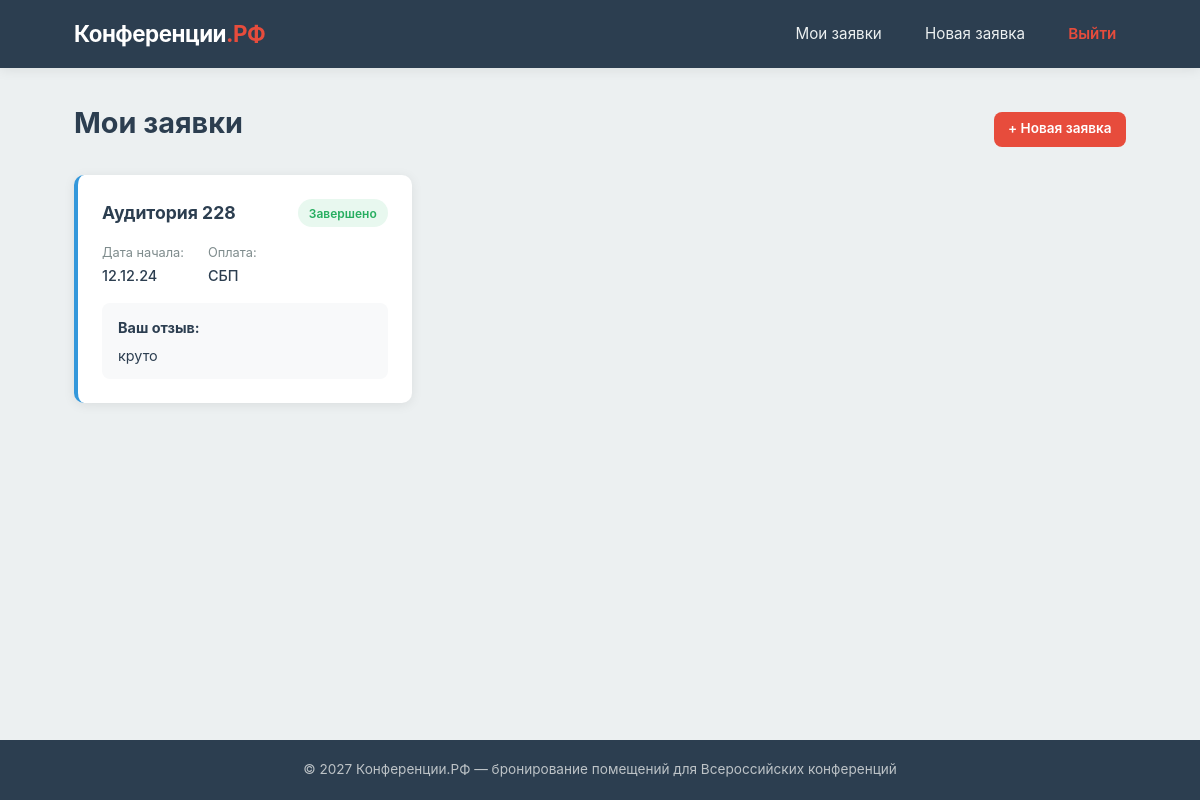
Page /requests (signed in) on the committed database.
### tables this page shows
CREATE TABLE requests (
        id INTEGER PRIMARY KEY AUTOINCREMENT,
        user_id INTEGER,
        room_name TEXT NOT NULL,
        start_date TEXT NOT NULL,
        payment_method TEXT NOT NULL,
        status TEXT DEFAULT 'Новая',
        review TEXT,
        FOREIGN KEY (user_id) REFERENCES users (id)
    );

### routers/requests.py (the view)
@router.get("/requests", response_class=HTMLResponse)
async def view_requests(request: Request, db: sqlite3.Connection = Depends(get_db)):
    if "user_id" not in request.session:
        return RedirectResponse(url="/login", status_code=303)
    cursor = db.cursor()
    user_requests = cursor.execute(
        "SELECT * FROM requests WHERE user_id = ?",
        (request.session["user_id"],)
    ).fetchall()
    return templates.TemplateResponse(
        request, "requests.html", {"requests": user_requests}
    )

### templates/requests.html (shortened to what this page needs)
{% extends "base.html" %}
{% block content %}
<section class="page-section">
    <div class="page-header">
        <h1>Мои заявки</h1>
        <a href="/create_request" class="btn btn-primary btn-small">+ Новая заявка</a>
    </div>
    {% if requests %}
        <div class="requests-grid" data-testid="req-list">
            {% for req in requests %}
                <article class="request-card">
                    <header class="request-header">
                        <h3>{{ req.room_name }}</h3>
                        <span class="status status-{{ req.status|replace(' ', '-')|lower }}">
                            {{ req.status }}
                        </span>
                    </header>
                    <dl class="request-details">
                        <div>
                            <dt>Дата начала:</dt>
                            <dd>{{ req.start_date }}</dd>
                        </div>
                        <div>
                            <dt>Оплата:</dt>
                            <dd>{{ req.payment_method }}</dd>
                        </div>
                    </dl>
                    {% if req.status == 'Завершено' %}
                        {% if req.review %}
                            <div class="review-block">
                                <strong>Ваш отзыв:</strong>
                                <p>{{ req.review }}</p>
                            </div>
                        {% endif %}
                    {% endif %}
                </article>
            {% endfor %}
        </div>
    {% else %}
        <div class="empty-state">
            <p>У вас пока нет заявок.</p>
            <a href="/create_request" class="btn btn-primary">Создать первую заявку</a>
        </div>
    {% endif %}
</section>
{% endblock %}

### static/style.css (style rules this page uses)
* { margin: 0; padding: 0; box-sizing: border-box; }
:root { --color-primary: #2c3e50; --color-accent: #e74c3c; --color-secondary: #3498db; --color-bg: #ecf0f1; --color-card: #ffffff; --color-text: #2c3e50; --color-muted: #7f8c8d; --color-success: #27ae60; --color-warning: #f39c12; --color-error: #e74c3c; --radius: 10px; --shadow: 0 2px 12px rgba(0, 0, 0, 0.08); --shadow-hover: 0 6px 20px rgba(0, 0, 0, 0.15); --transition: all 0.3s ease; }
body { font-family: -apple-system, BlinkMacSystemFont, "Segoe UI", Roboto, Arial, sans-serif; background: var(--color-bg); color: var(--color-text); line-height: 1.6; min-height: 100vh; display: flex; flex-direction: column; }
.page-section { animation: fadeIn 0.5s ease; }
.page-header { display: flex; justify-content: space-between; align-items: center; margin-bottom: 1.5rem; flex-wrap: wrap; gap: 1rem; }
h1 { font-size: 1.8rem; color: var(--color-primary); margin-bottom: 0.3rem; }
.btn { display: inline-block; padding: 0.75rem 1.5rem; border: none; border-radius: 8px; font-size: 0.95rem; font-weight: 600; cursor: pointer; text-decoration: none; text-align: center; transition: var(--transition); font-family: inherit; }
.btn-primary { background: var(--color-accent); color: #fff; width: 100%; margin-top: 0.5rem; }
.btn-small { padding: 0.4rem 0.9rem; font-size: 0.85rem; width: auto; }
.requests-grid { display: grid; grid-template-columns: repeat(auto-fill, minmax(320px, 1fr)); gap: 1.2rem; }
.request-card { background: var(--color-card); border-radius: var(--radius); padding: 1.5rem; box-shadow: var(--shadow); transition: var(--transition); border-left: 4px solid var(--color-secondary); animation: fadeIn 0.4s ease; }
.request-header { display: flex; justify-content: space-between; align-items: flex-start; gap: 1rem; margin-bottom: 1rem; }
.request-header h3 { font-size: 1.1rem; color: var(--color-primary); }
.status { display: inline-block; padding: 0.3rem 0.7rem; border-radius: 20px; font-size: 0.75rem; font-weight: 600; white-space: nowrap; }
.status-завершено { background: #e8f8ef; color: var(--color-success); }
.request-details { display: flex; gap: 1.5rem; margin-bottom: 1rem; font-size: 0.9rem; }
.request-details dt { color: var(--color-muted); font-size: 0.8rem; }
.request-details dd { color: var(--color-text); font-weight: 500; }
.review-block { background: #f8f9fa; padding: 0.8rem 1rem; border-radius: 8px; margin-top: 1rem; font-size: 0.9rem; }
.review-block strong { color: var(--color-primary); display: block; margin-bottom: 0.3rem; }

### rows in the picture
requests: room_name "Аудитория 228", status "Завершено", start_date "12.12.24", payment_method "СБП", review "круто"
